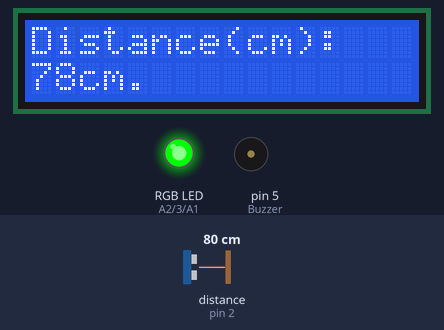
Bench run of a sketch on a simulated Arduino Uno, built with avr-gcc and run on an emulated ATmega328P. On the bench: 16×2 character LCD, an RGB LED mixed from three pins (HIGH = lit), buzzer (waves = sounding). Wiring (inferred from the names in the program): ultrasonic range finder: trigger pin 4; echo pin 2. Inputs (shaded band) come from the test bench; at power-on: distance to the obstacle (sensor on pin 2) 80 cm. The echo pulse lasts 58.3 µs per cm; pins used as bus, display or sensor lines are not drawn.

Above: at 1.2 s.
1.3 s: distance to the obstacle (sensor on pin 2) set to 24 cm
At 2.1 s:
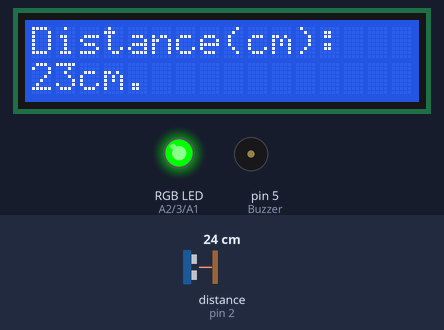
2.8 s: distance to the obstacle (sensor on pin 2) set to 19 cm
At 3.3 s:
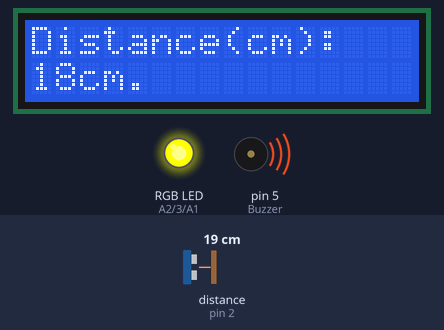
4.3 s: distance to the obstacle (sensor on pin 2) set to 13 cm
At 5.5 s:
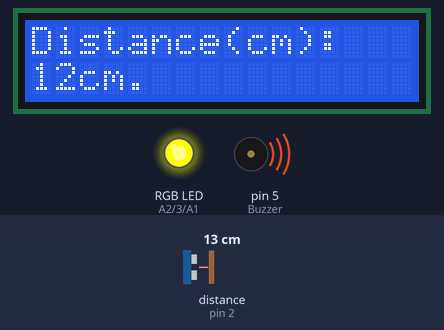
5.8 s: distance to the obstacle (sensor on pin 2) set to 10 cm
At 6.7 s:
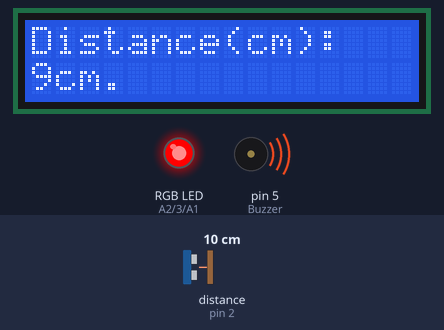
Timing chart, 0 to 8.3 s (numbered marks = the images above; inputs shaded):
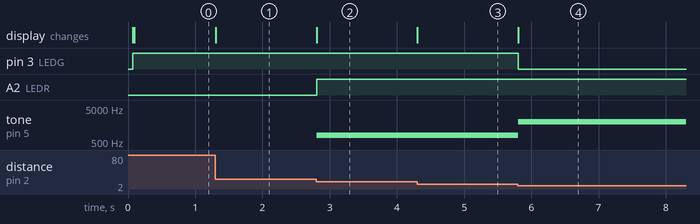

Measured:
- the behaviour switches between 22 and 21 cm on distance to the obstacle (sensor on pin 2) (found by bisection; images 1 and 2)
- the behaviour switches between 12 and 11 cm on distance to the obstacle (sensor on pin 2) (found by bisection; images 3 and 4)
- after the input at 1.3 s, the display: changes at once (image 1)
- after the input at 2.8 s, A2 (LEDR): LOW → HIGH at once; tone on pin 5 (Buzzer): silent → 800 Hz at once; the display: changes at once (image 2)
- after the input at 4.3 s, the display: changes at once (image 3)
- after the input at 5.8 s, pin 3 (LEDG): HIGH → LOW at once; tone on pin 5 (Buzzer): 800 Hz → 2000 Hz at once; the display: changes at once (image 4)

The sketch:

CollisionScanner.ino
```cpp
//10/04/26
//Collision Scanner - Arjun Amarakone

#include <LiquidCrystal.h>
#include <limits.h>

const int Trig = 4; //Trig Sensor
const int Echo = 2; //Echo Sensor
const int LEDG = 3; //RGB Green
const int LEDB = A1; //RGB Blue
const int LEDR = A2; //RGB Red
const int Enable = 6; //Enable Pin LCD
const int DB4 = 12; //Pin 4 LCD
const int DB5 = 11; //Pin 5 LCD
const int DB6 = 10; //Pin 6 LCD
const int DB7 = 9; //Pin 7 LCD
const int RS = 7; //Register Select LCD
const int Buzzer = 5; //Buzzer pin

LiquidCrystal lcd(RS, Enable, DB4, DB5, DB6, DB7); //create LCD object

void setup() { //State LCD dimensions to library (16x2) & ultrasonic sensor pins & buzzer
  Serial.begin(9600);
  lcd.begin(16, 2);
  pinMode(Trig, OUTPUT);
  pinMode(Echo, INPUT);
  pinMode(Buzzer, OUTPUT);
  pinMode(LEDG, OUTPUT);
  pinMode(LEDB, OUTPUT);
  pinMode(LEDR, OUTPUT);
}

long distance; //variable to hold distance value

void loop(){

  //set title on LCD
  lcd.setCursor(0,0);
  lcd.print("Distance(cm):");

  lcd.setCursor(0,1);

  //send trigger pulse
  digitalWrite(Trig,LOW);
  delayMicroseconds(2);
  digitalWrite(Trig,HIGH);
  delayMicroseconds(10);
  digitalWrite(Trig,LOW);


  long duration = pulseIn(Echo, HIGH);
  distance = duration * 0.034 / 2;
  lcd.print(distance);
  lcd.print("cm.    ");//extra spaces to clear LCD

  if(distance <= 10){ //LED turns red on if distance < 10cm
    digitalWrite(LEDG,LOW);
    digitalWrite(LEDB,LOW);
    digitalWrite(LEDR,HIGH);
    tone(Buzzer, 2000);//high pitched buzzer
  }else if(distance > 10 && distance <= 20) { //LED turns Yellow within 20-10cm
    digitalWrite(LEDG,HIGH);
    digitalWrite(LEDB,LOW);
    digitalWrite(LEDR,HIGH);
    tone(Buzzer, 800);//lower pitched buzzer
  }else{ //turn buzzer and RGB to green
    digitalWrite(LEDG,HIGH);
    digitalWrite(LEDB,LOW);
    digitalWrite(LEDR,LOW);
    noTone(Buzzer);
  }
}//end of loop
```
